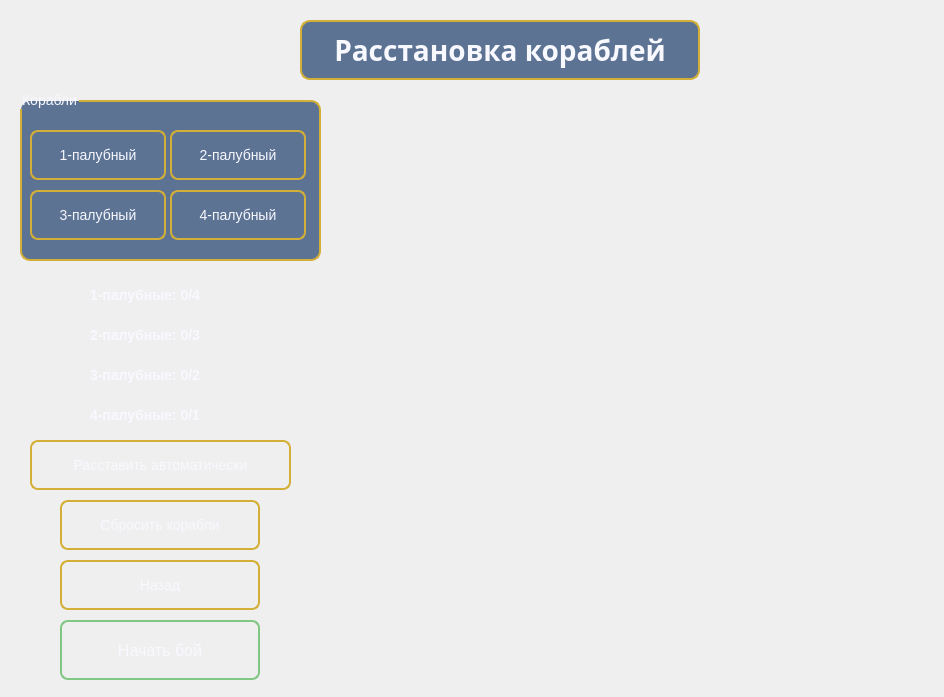
<?xml version="1.0" encoding="UTF-8"?>
<ui version="4.0">
 <class>SecondWindow</class>
 <widget class="QDialog" name="SecondWindow">
  <property name="geometry">
   <rect>
    <x>0</x>
    <y>0</y>
    <width>944</width>
    <height>697</height>
   </rect>
  </property>
  <property name="windowTitle">
   <string>Расстановка кораблей</string>
  </property>
  <property name="styleSheet">
   <string notr="true">
QDialog {
    background-color: qlineargradient(x1:0, y1:0, x2:1, y2:1,
                                    stop:0 #0a2463, stop:1 #3e92cc);
}

QLabel {
    color: #f8f8ff;
    font-family: &quot;Arial Rounded MT Bold&quot;;
    text-shadow: 1px 1px 2px rgba(0, 0, 0, 0.5);
}

QLabel#labelTitle {
    font-size: 28px;
    font-weight: bold;
    color: #f8f8ff;
    background-color: rgba(30, 61, 107, 0.7);
    border-radius: 10px;
    padding: 5px 10px;
    border: 2px solid #d4af37;
}

QLabel#labelShip1Count,
QLabel#labelShip2Count,
QLabel#labelShip3Count,
QLabel#labelShip4Count {
    font-size: 14px;
    color: #f8f8ff;
    font-weight: bold;
}

QPushButton {
    background-color: qlineargradient(x1:0, y1:0, x2:0, y2:1,
                                    stop:0 #1e3d6b, stop:1 #0a2463);
    border: 2px solid #d4af37;
    border-radius: 8px;
    padding: 8px 16px;
    font-family: &quot;Arial Rounded MT Bold&quot;;
    font-size: 14px;
    color: #f8f8ff;
    min-width: 100px;
    min-height: 30px;
}

QPushButton:hover {
    background-color: qlineargradient(x1:0, y1:0, x2:0, y2:1,
                                    stop:0 #3a5f8c, stop:1 #1e3d6b);
}

QPushButton:pressed {
    background-color: qlineargradient(x1:0, y1:0, x2:0, y2:1,
                                    stop:0 #0a2463, stop:1 #1e3d6b);
}

QGroupBox {
    background-color: rgba(30, 61, 107, 0.7);
    border: 2px solid #d4af37;
    border-radius: 10px;
    font-family: &quot;Arial Rounded MT Bold&quot;;
    font-size: 14px;
    color: #f8f8ff;
    padding-top: 15px;
    margin-top: 10px;
}

QPushButton#btnStartBattle {
    min-width: 120px;
    min-height: 40px;
    font-size: 16px;
    background-color: qlineargradient(x1:0, y1:0, x2:0, y2:1,
                                    stop:0 #4CAF50, stop:1 #2E7D32);
    border: 2px solid #81C784;
}

QPushButton#btnStartBattle:hover {
    background-color: qlineargradient(x1:0, y1:0, x2:0, y2:1,
                                    stop:0 #66BB6A, stop:1 #388E3C);
}

QPushButton#btnStartBattle:pressed {
    background-color: qlineargradient(x1:0, y1:0, x2:0, y2:1,
                                    stop:0 #2E7D32, stop:1 #1B5E20);
}

/* Стили для игровых клеток */
QPushButton[isCell=&quot;true&quot;] {
    background-color: #a3c1da;
    border: 1px solid #1e3d6b;
    border-radius: 4px;
    margin: 1px;
    min-width: 30px;
    min-height: 30px;
    max-width: 30px;
    max-height: 30px;
}

QPushButton[isCell=&quot;true&quot;][occupied=&quot;true&quot;] {
    background-color: #2c3e50;
    border-radius: 4px;
}

QPushButton[isCell=&quot;true&quot;]:hover {
    background-color: #b8d4e7;
}

QPushButton[isCell=&quot;true&quot;]:pressed {
    background-color: #8aa8c1;
}
   </string>
  </property>
  <widget class="QLabel" name="labelTitle">
   <property name="geometry">
    <rect>
     <x>300</x>
     <y>20</y>
     <width>400</width>
     <height>60</height>
    </rect>
   </property>
   <property name="font">
    <font>
     <family>Arial Rounded MT Bold</family>
     <pointsize>-1</pointsize>
     <bold>true</bold>
    </font>
   </property>
   <property name="text">
    <string>Расстановка кораблей</string>
   </property>
   <property name="alignment">
    <set>Qt::AlignmentFlag::AlignCenter</set>
   </property>
  </widget>
  <widget class="QGroupBox" name="groupBox">
   <property name="geometry">
    <rect>
     <x>20</x>
     <y>90</y>
     <width>301</width>
     <height>171</height>
    </rect>
   </property>
   <property name="title">
    <string>Корабли</string>
   </property>
   <widget class="QPushButton" name="btnShip1">
    <property name="geometry">
     <rect>
      <x>10</x>
      <y>40</y>
      <width>136</width>
      <height>50</height>
     </rect>
    </property>
    <property name="text">
     <string>1-палубный</string>
    </property>
   </widget>
   <widget class="QPushButton" name="btnShip2">
    <property name="geometry">
     <rect>
      <x>150</x>
      <y>40</y>
      <width>136</width>
      <height>50</height>
     </rect>
    </property>
    <property name="text">
     <string>2-палубный</string>
    </property>
   </widget>
   <widget class="QPushButton" name="btnShip3">
    <property name="geometry">
     <rect>
      <x>10</x>
      <y>100</y>
      <width>136</width>
      <height>50</height>
     </rect>
    </property>
    <property name="text">
     <string>3-палубный</string>
    </property>
   </widget>
   <widget class="QPushButton" name="btnShip4">
    <property name="geometry">
     <rect>
      <x>150</x>
      <y>100</y>
      <width>136</width>
      <height>50</height>
     </rect>
    </property>
    <property name="text">
     <string>4-палубный</string>
    </property>
   </widget>
  </widget>
  <widget class="QLabel" name="labelShip1Count">
   <property name="geometry">
    <rect>
     <x>90</x>
     <y>280</y>
     <width>200</width>
     <height>30</height>
    </rect>
   </property>
   <property name="text">
    <string>1-палубные: 0/4</string>
   </property>
  </widget>
  <widget class="QLabel" name="labelShip2Count">
   <property name="geometry">
    <rect>
     <x>90</x>
     <y>320</y>
     <width>200</width>
     <height>30</height>
    </rect>
   </property>
   <property name="text">
    <string>2-палубные: 0/3</string>
   </property>
  </widget>
  <widget class="QLabel" name="labelShip3Count">
   <property name="geometry">
    <rect>
     <x>90</x>
     <y>360</y>
     <width>200</width>
     <height>30</height>
    </rect>
   </property>
   <property name="text">
    <string>3-палубные: 0/2</string>
   </property>
  </widget>
  <widget class="QLabel" name="labelShip4Count">
   <property name="geometry">
    <rect>
     <x>90</x>
     <y>400</y>
     <width>200</width>
     <height>30</height>
    </rect>
   </property>
   <property name="text">
    <string>4-палубные: 0/1</string>
   </property>
  </widget>
  <widget class="QWidget" name="gridLayoutWidget">
   <property name="geometry">
    <rect>
     <x>339</x>
     <y>100</y>
     <width>591</width>
     <height>541</height>
    </rect>
   </property>
   <layout class="QGridLayout" name="gridLayoutField">
    <property name="spacing">
     <number>4</number>
    </property>
   </layout>
  </widget>
  <widget class="QPushButton" name="btnStartBattle">
   <property name="geometry">
    <rect>
     <x>60</x>
     <y>620</y>
     <width>200</width>
     <height>60</height>
    </rect>
   </property>
   <property name="text">
    <string>Начать бой</string>
   </property>
  </widget>
  <widget class="QPushButton" name="btnAutoPlaceShips">
   <property name="geometry">
    <rect>
     <x>30</x>
     <y>440</y>
     <width>261</width>
     <height>50</height>
    </rect>
   </property>
   <property name="text">
    <string>Расставить автоматически</string>
   </property>
  </widget>
  <widget class="QPushButton" name="btnResetShips">
   <property name="geometry">
    <rect>
     <x>60</x>
     <y>500</y>
     <width>200</width>
     <height>50</height>
    </rect>
   </property>
   <property name="text">
    <string>Сбросить корабли</string>
   </property>
  </widget>
  <widget class="QPushButton" name="btnBackToMainMenu">
   <property name="geometry">
    <rect>
     <x>60</x>
     <y>560</y>
     <width>200</width>
     <height>50</height>
    </rect>
   </property>
   <property name="text">
    <string>Назад</string>
   </property>
  </widget>
 </widget>
 <resources/>
 <connections/>
</ui>
